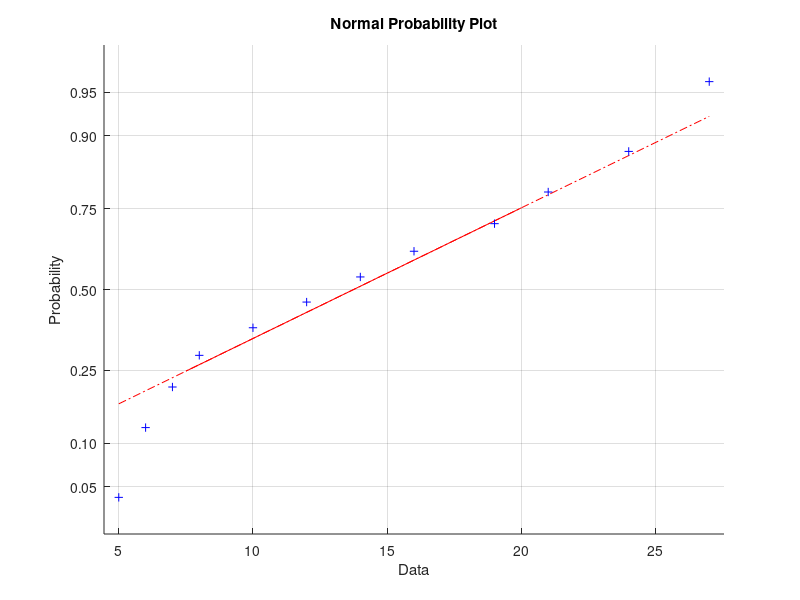

Here is the MATLAB script that generated this plot: (Note: this script raises an error after producing the figure.)
clear;clc;

A = [24, 19, 14, 10, 7, 5, 6, 8, 12, 16, 21, 27]

B = ecdf(A)

boxplot(A)


normplot(A)


gem = 7
sigma = std(A)
test_cdf = makedist("Normal"','mu',gem,'sigma',sigma)
[h,p, D]=kstest(A,'CDF',test_cdf)